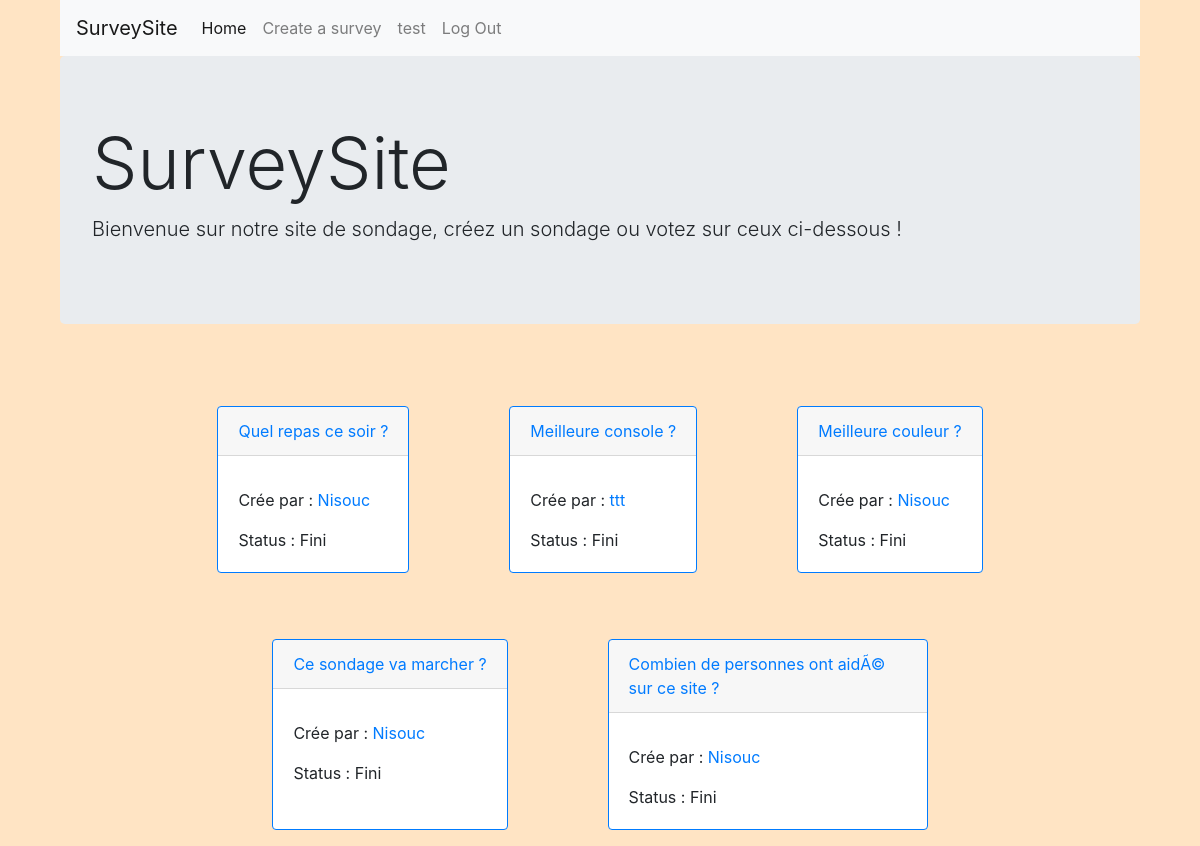
/index.php?page=home (signed in), run on the app's committed database.
### tables this page shows
CREATE TABLE `surveys` (
  `survey_id` int(11) NOT NULL,
  `question` varchar(255) NOT NULL,
  `end` datetime NOT NULL,
  `creatorsId` int(11) NOT NULL,
  `status` int(1) NOT NULL DEFAULT '1'
);

CREATE TABLE `users` (
  `user_id` int(11) NOT NULL,
  `user_name` varchar(255) NOT NULL,
  `user_pass` varchar(255) NOT NULL,
  `user_email` varchar(255) NOT NULL,
  `user_status` tinyint(1) NOT NULL,
  `user_theme` varchar(255) NOT NULL DEFAULT 'white'
);

### App/Controller/DefaultController.php (called while the page is built, shortened)
<?php
class DefaultController {
    public function __construct()
    {
        $this->model = new DefaultModel();
    }
    public function homeIndex()
    {
        $surveys = $this->model->getSurveys();
        $date = new \DateTime();
        $dateNow = $date->format('Y-m-d H:i:s');
        foreach($surveys as $su) {
            if($su['end'] < $dateNow) {
                $this->model->setStatus($su['survey_id']);
            }
        }
        $surveys = $this->model->getSurveys();
        require ROOT."/App/View/homeIndex.php";
    }
}

### Public/index.php (called while the page is built, shortened)
<?php
require ROOT."/Core/Database.php";
require ROOT."/router.php";

### Core/Database.php (called while the page is built, shortened)
<?php
class Database{
    protected $pdo;
    public function __construct()
    {
        try {
            $this->host = $dbConfig["host"];
            $this->dbname = $dbConfig["dbname"];
            $this->user = $dbConfig["user"];
            $this->pass = $dbConfig["pass"];
            $this->pdo = new \PDO("mysql:host=$this->host;dbname=$this->dbname", $this->user, $this->pass);
        } catch (\PDOException $e) {
            return $e->getMessage();
        }
    }
    public function query(string $statement, bool $one)
    {
        $query = $this->pdo->query($statement);
        if ($one === false) {
            return $query->fetch(\PDO::FETCH_ASSOC);
        } else {
            return $query->fetchAll(\PDO::FETCH_ASSOC);
        }
    }
}

### App/Model/DefaultModel.php (called while the page is built, shortened)
<?php
class DefaultModel extends Database
{
    public function getSurveys()
    {
        $getSurveys = "SELECT * FROM surveys INNER JOIN users ON users.user_id = surveys.creatorsId";
        return $this->query($getSurveys, true);
    }
}

### App/View/homeIndex.php (the view, shortened to what this page needs)
<?php
require ROOT."/commons.php";
?>
<!DOCTYPE html>
<html lang="fr">
<head>
</head>
<body>
<div class="jumbotron">
  <h1 class="display-3">SurveySite</h1>
  <p class="lead">Bienvenue sur notre site de sondage, créez un sondage ou votez sur ceux ci-dessous !</p>
</div>
<div class="container">
<?php foreach($surveys as $su):  ?>
<div class="card border-primary mb-3" style="max-width: 20rem; margin: 50px">
  <div class="card-header"><a href="?page=survey&id=<?= $su['survey_id'] ?>"><?php echo $su['question'] ?></a></div>
  <div class="card-body">
    <p class="card-text">Crée par : <a href="?page=user&name=<?= $su['user_name'] ?>"><?= $su['user_name'] ?></a></p>
    <p class="card-text">Status : <?php if ($su['status'] == true) {?> Actif <?php } else if ($su['status'] == 0){ ?> Fini <?php } else { echo "zizi" ;} ?></p>
  </div>
</div>
<?php endforeach; ?>
</div>
</body>
</html>

### Public/assets/css/style.css (style rules this page uses)
* { margin: 0; padding: 0; box-sizing: border-box; }
html { scroll-behavior: smooth; }
body { width: 90%; margin: auto; }

### App/View/homeIndex.php (style rules this page uses)
.container { display: flex; flex-wrap: wrap; justify-content: center; }

### data on the page
surveys: question "Quel repas ce soir ?", users.user_name "Nisouc", status "Fini"
surveys: question "Meilleure console ?", users.user_name "ttt", status "Fini"
surveys: question "Meilleure couleur ?", users.user_name "Nisouc", status "Fini"
surveys: question "Ce sondage va marcher ?", users.user_name "Nisouc", status "Fini"
surveys: question "Combien de personnes ont aidÃ© sur ce site ?", users.user_name "Nisouc", status "Fini"

### other printed values
$_SESSION["Username"] "test"
